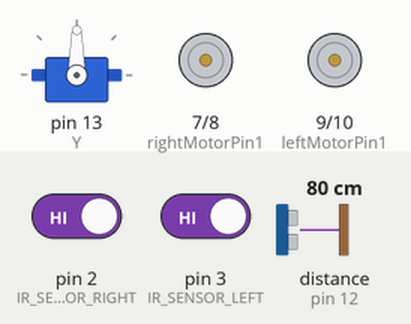
Bench run of a sketch on a simulated Arduino Uno, built with avr-gcc and run on an emulated ATmega328P. Shown: servo, motor-driver pin pairs drawn as motors (green arrow = first pin HIGH = forward, orange = second pin HIGH = backward, longer = more drive, scaled by the enable pin). The test bench sets the inputs (shaded band); at power-on: pin 2 (IR_SENSOR_RIGHT) HIGH, pin 3 (IR_SENSOR_LEFT) HIGH, distance to the obstacle (sensor on pin 12) 80 cm. The echo pulse lasts 58.3 µs per cm.

Above: at 1.2 s.
1.3 s: pin 2 (IR_SENSOR_RIGHT) driven LOW
At 2.4 s:
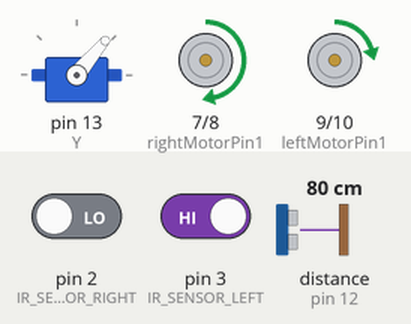
3.4 s: pin 3 (IR_SENSOR_LEFT) driven LOW
At 4.6 s:
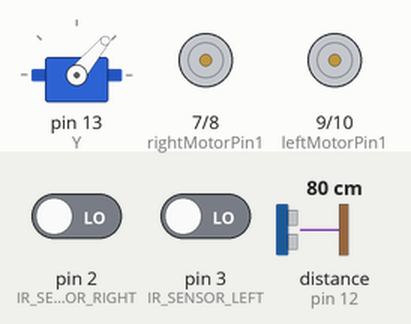
4.9 s: distance to the obstacle (sensor on pin 12) set to 33 cm
6.4 s: distance to the obstacle (sensor on pin 12) set to 27 cm
At 7.0 s:
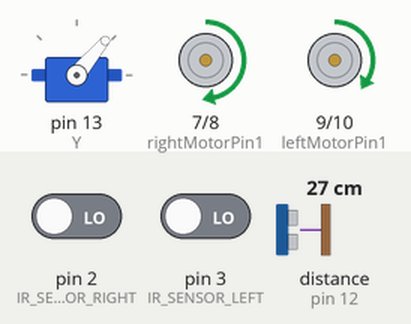
7.9 s: pin 2 (IR_SENSOR_RIGHT) driven HIGH
At 10.6 s:
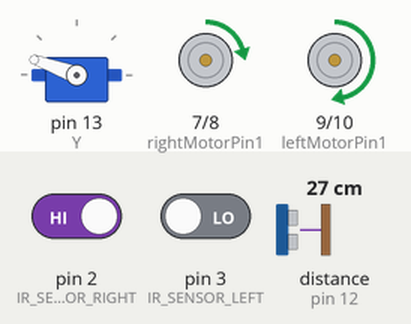
10.9 s: pin 3 (IR_SENSOR_LEFT) driven HIGH
At 11.5 s:
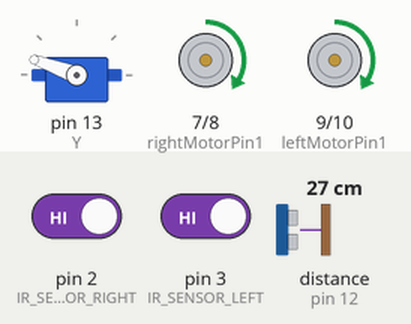
Timing chart, 0 to 13.4 s (numbered marks = the images above; inputs shaded):
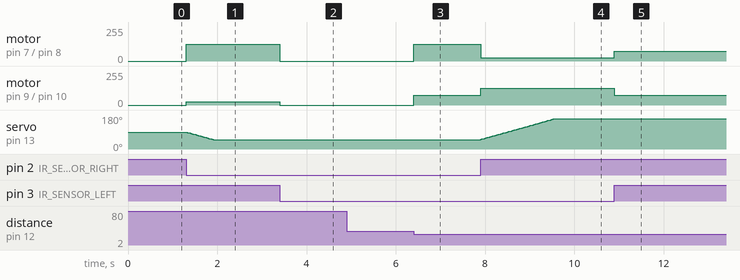

The sketch:

Human_following.ino
```cpp
#include <NewPing.h>
#include <Servo.h>

#define ULTRASONIC_SENSOR_TRIG 11
#define ULTRASONIC_SENSOR_ECHO 12

#define MAX_FORWARD_MOTOR_SPEED 75
#define MAX_MOTOR_TURN_SPEED_ADJUSTMENT 50

#define MIN_DISTANCE 10
#define MAX_DISTANCE 30

#define IR_SENSOR_RIGHT 2
#define IR_SENSOR_LEFT 3

int posY = 90;
Servo Y;

//Right motor
int enableRightMotor=5;
int rightMotorPin1=7;
int rightMotorPin2=8;

//Left motor
int enableLeftMotor=6;
int leftMotorPin1=9;
int leftMotorPin2=10;

NewPing mySensor(ULTRASONIC_SENSOR_TRIG, ULTRASONIC_SENSOR_ECHO, 400);

void setup()
{
  // put your setup code here, to run once:
  pinMode(enableRightMotor, OUTPUT);
  pinMode(rightMotorPin1, OUTPUT);
  pinMode(rightMotorPin2, OUTPUT);

  pinMode(enableLeftMotor, OUTPUT);
  pinMode(leftMotorPin1, OUTPUT);
  pinMode(leftMotorPin2, OUTPUT);
   Y.attach(13);

  pinMode(IR_SENSOR_RIGHT, INPUT);
  pinMode(IR_SENSOR_LEFT, INPUT);
  rotateMotor(0,0);
}


void loop()
{
  int distance = mySensor.ping_cm();
  int rightIRSensorValue = digitalRead(IR_SENSOR_RIGHT);
  int leftIRSensorValue = digitalRead(IR_SENSOR_LEFT);

  //NOTE: If IR sensor detects the hand then its value will be LOW else the value will be HIGH

  //If right sensor detects hand, then turn right. We increase left motor speed and decrease the right motor speed to turn towards right
  if (leftIRSensorValue == LOW && rightIRSensorValue == HIGH )
  {
      rotateMotor(MAX_FORWARD_MOTOR_SPEED - MAX_MOTOR_TURN_SPEED_ADJUSTMENT, MAX_FORWARD_MOTOR_SPEED + MAX_MOTOR_TURN_SPEED_ADJUSTMENT );
  }
  //If left sensor detects hand, then turn left. We increase right motor speed and decrease the left motor speed to turn towards left
  else if (leftIRSensorValue == HIGH && rightIRSensorValue == LOW )
  {
      rotateMotor(MAX_FORWARD_MOTOR_SPEED + MAX_MOTOR_TURN_SPEED_ADJUSTMENT, MAX_FORWARD_MOTOR_SPEED - MAX_MOTOR_TURN_SPEED_ADJUSTMENT);
  }
  //If distance is between min and max then go straight
  else if (distance >= MIN_DISTANCE && distance <= MAX_DISTANCE)
  {
    rotateMotor(MAX_FORWARD_MOTOR_SPEED, MAX_FORWARD_MOTOR_SPEED);
  }
  //stop the motors
  else
  {
    rotateMotor(0, 0);
  }
 if(digitalRead(IR_SENSOR_LEFT) == 1 && digitalRead(IR_SENSOR_RIGHT) == 0)
  {
    while(digitalRead(IR_SENSOR_LEFT) != 0 && digitalRead(IR_SENSOR_RIGHT) != 1)
    {
      if(posY == 50)
      {break;}
      posY--;
      Y.write(posY);
      delay(15);
    }
  }
  else if(digitalRead(IR_SENSOR_LEFT) == 0 && digitalRead(IR_SENSOR_RIGHT) == 1)
  {
    while(digitalRead(IR_SENSOR_LEFT) != 1 && digitalRead(IR_SENSOR_RIGHT) != 0)
    {
      if(posY == 160)
      {break;}
      posY++;
      Y.write(posY);
      delay(15);
    }
  }
}


void rotateMotor(int rightMotorSpeed, int leftMotorSpeed)
{
  if (rightMotorSpeed < 0)
  {
    digitalWrite(rightMotorPin1,LOW);
    digitalWrite(rightMotorPin2,HIGH);
  }
  else if (rightMotorSpeed > 0)
  {
    digitalWrite(rightMotorPin1,HIGH);
    digitalWrite(rightMotorPin2,LOW);
  }
  else
  {
    digitalWrite(rightMotorPin1,LOW);
    digitalWrite(rightMotorPin2,LOW);
  }

  if (leftMotorSpeed < 0)
  {
    digitalWrite(leftMotorPin1,LOW);
    digitalWrite(leftMotorPin2,HIGH);
  }
  else if (leftMotorSpeed > 0)
  {
    digitalWrite(leftMotorPin1,HIGH);
    digitalWrite(leftMotorPin2,LOW);
  }
  else
  {
    digitalWrite(leftMotorPin1,LOW);
    digitalWrite(leftMotorPin2,LOW);
  }
  analogWrite(enableRightMotor, abs(rightMotorSpeed));
  analogWrite(enableLeftMotor, abs(leftMotorSpeed));
}
```

Measured:
- the behaviour switches between 31 and 30 cm on distance to the obstacle (sensor on pin 12) (found by bisection; images 2 and 3)
- after the input at 1.3 s, motor on pin 7 (rightMotorPin1) / pin 8 (rightMotorPin2): stopped → forward 125/255 at once; motor on pin 9 (leftMotorPin1) / pin 10 (leftMotorPin2): stopped → forward 25/255 at once; servo on pin 13 (Y): moves from 90° to 50° over 0.60 s, starting at once
- after the input at 3.4 s, motor on pin 7 (rightMotorPin1) / pin 8 (rightMotorPin2): forward 125/255 → stopped at once; motor on pin 9 (leftMotorPin1) / pin 10 (leftMotorPin2): forward 25/255 → stopped at once
- after the input at 4.9 s, every drawn part: stays the same
- after the input at 6.4 s, motor on pin 7 (rightMotorPin1) / pin 8 (rightMotorPin2): stopped → forward 125/255 at once; motor on pin 9 (leftMotorPin1) / pin 10 (leftMotorPin2): stopped → forward 75/255 at once
- after the input at 7.9 s, motor on pin 7 (rightMotorPin1) / pin 8 (rightMotorPin2): forward 125/255 → forward 25/255 at once; motor on pin 9 (leftMotorPin1) / pin 10 (leftMotorPin2): forward 75/255 → forward 125/255 at once; servo on pin 13 (Y): moves from 50° to 160° over 1.6 s, starting at once
- after the input at 10.9 s, motor on pin 7 (rightMotorPin1) / pin 8 (rightMotorPin2): forward 25/255 → forward 75/255 at once; motor on pin 9 (leftMotorPin1) / pin 10 (leftMotorPin2): forward 125/255 → forward 75/255 at once
